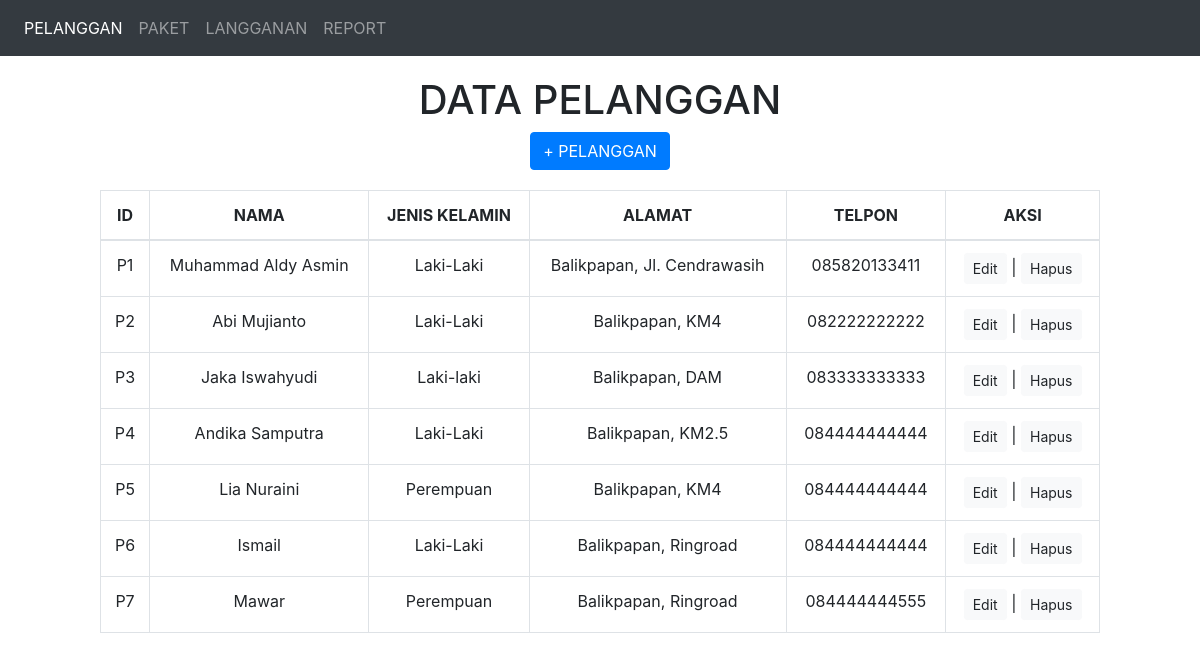
The page / on the database its author committed.
### tables this page shows
CREATE TABLE `pelanggan` (
  `id_pelanggan` varchar(10) NOT NULL,
  `nama` varchar(100) NOT NULL,
  `jenis_kelamin` varchar(10) NOT NULL,
  `alamat` varchar(50) NOT NULL,
  `telpon` varchar(15) NOT NULL
);

### index.php (the view, shortened to what this page needs)
<?php
    include('koneksi.php');
?>
<!DOCTYPE html>
<html>
    <head>
    <link rel="stylesheet" href="https://maxcdn.bootstrapcdn.com/bootstrap/4.5.2/css/bootstrap.min.css">
    <link rel="stylesheet" href="assets/css/styles.css">
</head>
<body class="text-center block-center">
<nav class="navbar navbar-expand-sm bg-dark navbar-dark">
  <ul class="navbar-nav">
    <li class="nav-item active">
      <a class="nav-link" href="index.php">PELANGGAN</a>
    </li>
    <li class="nav-item">
      <a class="nav-link" href="paket/index.php">PAKET</a>
    </li>
    <li class="nav-item">
      <a class="nav-link" href="langganan/index.php">LANGGANAN</a>
    </li>
    <li class="nav-item">
      <a class="nav-link" href="report/index.php">REPORT</a>
    </li>
  </ul>
</nav>
<div class="title">
<h1>DATA PELANGGAN</h1>
<a class="btn btn-primary" href="tambah.php">+ PELANGGAN</a>
</div>
<div class="table-responsive d-flex justify-content-center">
<table class="table table-bordered col-10">
<thead>
<tr>
<th>ID</th>
<th>NAMA</th>
<th>JENIS KELAMIN</th>
<th>ALAMAT</th>
<th>TELPON</th>
<th>AKSI</th>
</tr>
</thead>
<tbody>
<?php
$query = "SELECT * FROM pelanggan ORDER BY id_pelanggan ASC";
$result = mysqli_query($koneksi, $query);
while($row = mysqli_fetch_assoc($result))
{
?>
<tr>
<td><?php echo $row['id_pelanggan']; ?></td>
<td><?php echo $row['nama']; ?></td>
<td><?php echo $row['jenis_kelamin']; ?></td>
<td><?php echo $row['alamat']; ?></td>
<td><?php echo $row['telpon']; ?></td>
<td>
<a class="btn btn-light btn-sm" href="edit.php?id_pelanggan=<?php echo $row['id_pelanggan']; ?>">Edit</a> |
<a class="btn btn-light btn-sm" href="hapus.php?id_pelanggan=<?php echo $row['id_pelanggan']; ?>" onclick="return confirm('Anda yakin akan menghapus data ini?')">Hapus</a>
</td>
</tr>
<?php
}
?>
</tbody>
</table>
</body>
</html>

### assets/css/styles.css (style rules this page uses)
.title { margin: 20px; }

### rows shown on the page
pelanggan: id_pelanggan "P1", nama "Muhammad Aldy Asmin", jenis_kelamin "Laki-Laki", alamat "Balikpapan, Jl. Cendrawasih", telpon "085820133411"
pelanggan: id_pelanggan "P2", nama "Abi Mujianto", jenis_kelamin "Laki-Laki", alamat "Balikpapan, KM4", telpon "082222222222"
pelanggan: id_pelanggan "P3", nama "Jaka Iswahyudi", jenis_kelamin "Laki-laki", alamat "Balikpapan, DAM", telpon "083333333333"
pelanggan: id_pelanggan "P4", nama "Andika Samputra", jenis_kelamin "Laki-Laki", alamat "Balikpapan, KM2.5", telpon "084444444444"
pelanggan: id_pelanggan "P5", nama "Lia Nuraini", jenis_kelamin "Perempuan", alamat "Balikpapan, KM4", telpon "084444444444"
pelanggan: id_pelanggan "P6", nama "Ismail", jenis_kelamin "Laki-Laki", alamat "Balikpapan, Ringroad", telpon "084444444444"
pelanggan: id_pelanggan "P7", nama "Mawar", jenis_kelamin "Perempuan", alamat "Balikpapan, Ringroad", telpon "084444444555"
